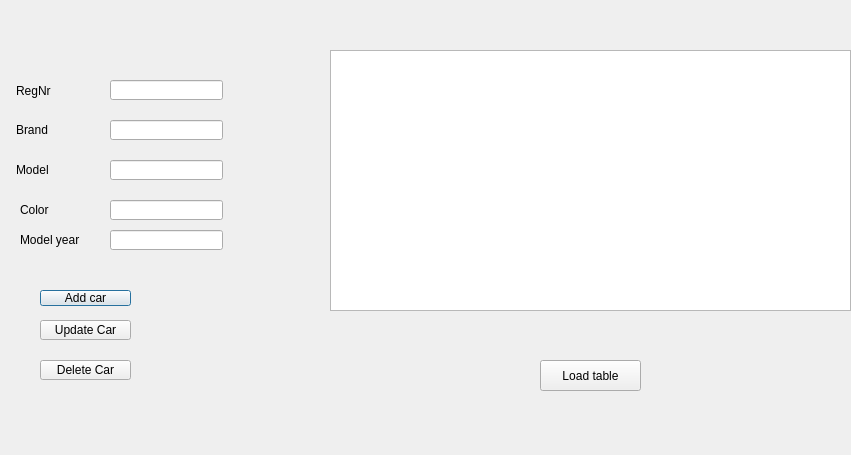
<?xml version="1.0" encoding="UTF-8"?>
<ui version="4.0">
 <class>Cars</class>
 <widget class="QDialog" name="Cars">
  <property name="geometry">
   <rect>
    <x>0</x>
    <y>0</y>
    <width>851</width>
    <height>455</height>
   </rect>
  </property>
  <property name="windowTitle">
   <string>Dialog</string>
  </property>
  <widget class="QLineEdit" name="Brand">
   <property name="geometry">
    <rect>
     <x>110</x>
     <y>120</y>
     <width>113</width>
     <height>20</height>
    </rect>
   </property>
  </widget>
  <widget class="QLabel" name="label_3">
   <property name="geometry">
    <rect>
     <x>16</x>
     <y>160</y>
     <width>71</width>
     <height>20</height>
    </rect>
   </property>
   <property name="text">
    <string>Model</string>
   </property>
  </widget>
  <widget class="QLineEdit" name="Model">
   <property name="geometry">
    <rect>
     <x>110</x>
     <y>160</y>
     <width>113</width>
     <height>20</height>
    </rect>
   </property>
  </widget>
  <widget class="QLabel" name="label_5">
   <property name="geometry">
    <rect>
     <x>20</x>
     <y>230</y>
     <width>71</width>
     <height>20</height>
    </rect>
   </property>
   <property name="text">
    <string>Model year</string>
   </property>
  </widget>
  <widget class="QLineEdit" name="RegNr">
   <property name="geometry">
    <rect>
     <x>110</x>
     <y>80</y>
     <width>113</width>
     <height>20</height>
    </rect>
   </property>
  </widget>
  <widget class="QLabel" name="label_2">
   <property name="geometry">
    <rect>
     <x>16</x>
     <y>120</y>
     <width>71</width>
     <height>20</height>
    </rect>
   </property>
   <property name="text">
    <string>Brand</string>
   </property>
  </widget>
  <widget class="QPushButton" name="addCar">
   <property name="geometry">
    <rect>
     <x>40</x>
     <y>290</y>
     <width>91</width>
     <height>16</height>
    </rect>
   </property>
   <property name="text">
    <string>Add car</string>
   </property>
  </widget>
  <widget class="QLabel" name="label_4">
   <property name="geometry">
    <rect>
     <x>20</x>
     <y>200</y>
     <width>61</width>
     <height>20</height>
    </rect>
   </property>
   <property name="text">
    <string>Color</string>
   </property>
  </widget>
  <widget class="QLineEdit" name="ModelYear">
   <property name="geometry">
    <rect>
     <x>110</x>
     <y>230</y>
     <width>113</width>
     <height>20</height>
    </rect>
   </property>
  </widget>
  <widget class="QLabel" name="label">
   <property name="geometry">
    <rect>
     <x>16</x>
     <y>80</y>
     <width>71</width>
     <height>21</height>
    </rect>
   </property>
   <property name="text">
    <string>RegNr</string>
   </property>
  </widget>
  <widget class="QLineEdit" name="Color">
   <property name="geometry">
    <rect>
     <x>110</x>
     <y>200</y>
     <width>113</width>
     <height>20</height>
    </rect>
   </property>
  </widget>
  <widget class="QTableView" name="tableView">
   <property name="geometry">
    <rect>
     <x>330</x>
     <y>50</y>
     <width>521</width>
     <height>261</height>
    </rect>
   </property>
  </widget>
  <widget class="QPushButton" name="DeleteCar">
   <property name="geometry">
    <rect>
     <x>40</x>
     <y>360</y>
     <width>91</width>
     <height>20</height>
    </rect>
   </property>
   <property name="text">
    <string>Delete Car</string>
   </property>
  </widget>
  <widget class="QPushButton" name="UpdateCar">
   <property name="geometry">
    <rect>
     <x>40</x>
     <y>320</y>
     <width>91</width>
     <height>20</height>
    </rect>
   </property>
   <property name="text">
    <string>Update Car</string>
   </property>
  </widget>
  <widget class="QPushButton" name="LoadTable">
   <property name="geometry">
    <rect>
     <x>540</x>
     <y>360</y>
     <width>101</width>
     <height>31</height>
    </rect>
   </property>
   <property name="text">
    <string>Load table</string>
   </property>
  </widget>
 </widget>
 <resources/>
 <connections/>
</ui>
